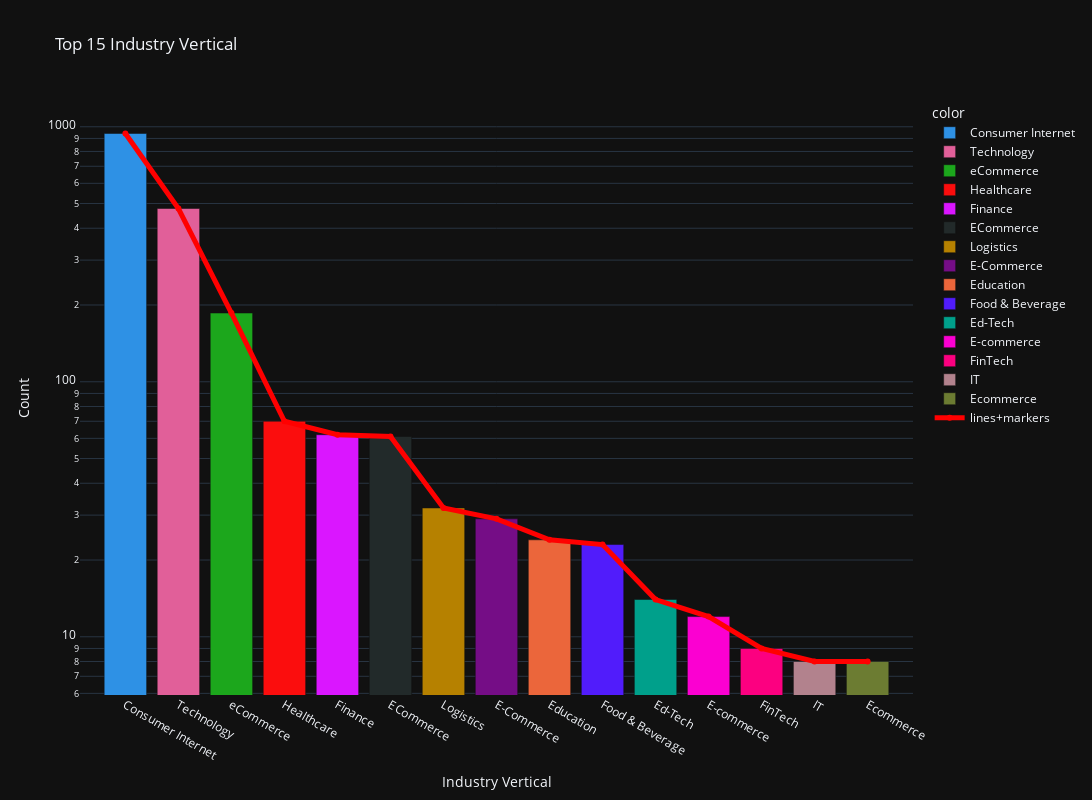

Source (notebook cell):
### Code cell
# bar chart dark theme
for template in ["plotly_dark", "plotly", "plotly_white", "ggplot2", "seaborn", "simple_white", "none"]:
    fig = px.bar(x=top.index, y=top, title="Top 15 Industry Vertical", log_y=True, labels={"x": "Industry Vertical", "y": "Count"}, color=top.index,
             width=1500, height=800, template='plotly_dark',
             color_discrete_sequence=px.colors.qualitative.Dark24)

fig.add_trace(
    go.Scatter(
        x=top.index,
        y=top,
        mode="lines+markers",
        line=dict(color="red", width=5),
        name="lines+markers",
    )
)

### Figure 1 — Plotly figure (JSON) as saved in the notebook; plotly's stock layout.template omitted (floating-point values rounded to 4 significant figures)
{"data": [{"alignmentgroup": "True", "hovertemplate": "color=Consumer Internet<br>Industry Vertical=%{x}<br>Count=%{y}<extra></extra>", "legendgroup": "Consumer Internet", "marker": {"color": "#2E91E5", "pattern": {"shape": ""}}, "name": "Consumer Internet", "offsetgroup": "Consumer Internet", "orientation": "v", "showlegend": true, "textposition": "auto", "type": "bar", "x": ["Consumer Internet"], "xaxis": "x", "y": [941], "yaxis": "y"}, {"alignmentgroup": "True", "hovertemplate": "color=Technology<br>Industry Vertical=%{x}<br>Count=%{y}<extra></extra>", "legendgroup": "Technology", "marker": {"color": "#E15F99", "pattern": {"shape": ""}}, "name": "Technology", "offsetgroup": "Technology", "orientation": "v", "showlegend": true, "textposition": "auto", "type": "bar", "x": ["Technology"], "xaxis": "x", "y": [478], "yaxis": "y"}, {"alignmentgroup": "True", "hovertemplate": "color=eCommerce<br>Industry Vertical=%{x}<br>Count=%{y}<extra></extra>", "legendgroup": "eCommerce", "marker": {"color": "#1CA71C", "pattern": {"shape": ""}}, "name": "eCommerce", "offsetgroup": "eCommerce", "orientation": "v", "showlegend": true, "textposition": "auto", "type": "bar", "x": ["eCommerce"], "xaxis": "x", "y": [186], "yaxis": "y"}, {"alignmentgroup": "True", "hovertemplate": "color=Healthcare<br>Industry Vertical=%{x}<br>Count=%{y}<extra></extra>", "legendgroup": "Healthcare", "marker": {"color": "#FB0D0D", "pattern": {"shape": ""}}, "name": "Healthcare", "offsetgroup": "Healthcare", "orientation": "v", "showlegend": true, "textposition": "auto", "type": "bar", "x": ["Healthcare"], "xaxis": "x", "y": [70], "yaxis": "y"}, {"alignmentgroup": "True", "hovertemplate": "color=Finance<br>Industry Vertical=%{x}<br>Count=%{y}<extra></extra>", "legendgroup": "Finance", "marker": {"color": "#DA16FF", "pattern": {"shape": ""}}, "name": "Finance", "offsetgroup": "Finance", "orientation": "v", "showlegend": true, "textposition": "auto", "type": "bar", "x": ["Finance"], "xaxis": "x", "y": [62], "yaxis": "y"}, {"alignmentgroup": "True", "hovertemplate": "color=ECommerce<br>Industry Vertical=%{x}<br>Count=%{y}<extra></extra>", "legendgroup": "ECommerce", "marker": {"color": "#222A2A", "pattern": {"shape": ""}}, "name": "ECommerce", "offsetgroup": "ECommerce", "orientation": "v", "showlegend": true, "textposition": "auto", "type": "bar", "x": ["ECommerce"], "xaxis": "x", "y": [61], "yaxis": "y"}, {"alignmentgroup": "True", "hovertemplate": "color=Logistics<br>Industry Vertical=%{x}<br>Count=%{y}<extra></extra>", "legendgroup": "Logistics", "marker": {"color": "#B68100", "pattern": {"shape": ""}}, "name": "Logistics", "offsetgroup": "Logistics", "orientation": "v", "showlegend": true, "textposition": "auto", "type": "bar", "x": ["Logistics"], "xaxis": "x", "y": [32], "yaxis": "y"}, {"alignmentgroup": "True", "hovertemplate": "color=E-Commerce<br>Industry Vertical=%{x}<br>Count=%{y}<extra></extra>", "legendgroup": "E-Commerce", "marker": {"color": "#750D86", "pattern": {"shape": ""}}, "name": "E-Commerce", "offsetgroup": "E-Commerce", "orientation": "v", "showlegend": true, "textposition": "auto", "type": "bar", "x": ["E-Commerce"], "xaxis": "x", "y": [29], "yaxis": "y"}, {"alignmentgroup": "True", "hovertemplate": "color=Education<br>Industry Vertical=%{x}<br>Count=%{y}<extra></extra>", "legendgroup": "Education", "marker": {"color": "#EB663B", "pattern": {"shape": ""}}, "name": "Education", "offsetgroup": "Education", "orientation": "v", "showlegend": true, "textposition": "auto", "type": "bar", "x": ["Education"], "xaxis": "x", "y": [24], "yaxis": "y"}, {"alignmentgroup": "True", "hovertemplate": "color=Food & Beverage<br>Industry Vertical=%{x}<br>Count=%{y}<extra></extra>", "legendgroup": "Food & Beverage", "marker": {"color": "#511CFB", "pattern": {"shape": ""}}, "name": "Food & Beverage", "offsetgroup": "Food & Beverage", "orientation": "v", "showlegend": true, "textposition": "auto", "type": "bar", "x": ["Food & Beverage"], "xaxis": "x", "y": [23], "yaxis": "y"}, {"alignmentgroup": "True", "hovertemplate": "color=Ed-Tech<br>Industry Vertical=%{x}<br>Count=%{y}<extra></extra>", "legendgroup": "Ed-Tech", "marker": {"color": "#00A08B", "pattern": {"shape": ""}}, "name": "Ed-Tech", "offsetgroup": "Ed-Tech", "orientation": "v", "showlegend": true, "textposition": "auto", "type": "bar", "x": ["Ed-Tech"], "xaxis": "x", "y": [14], "yaxis": "y"}, {"alignmentgroup": "True", "hovertemplate": "color=E-commerce<br>Industry Vertical=%{x}<br>Count=%{y}<extra></extra>", "legendgroup": "E-commerce", "marker": {"color": "#FB00D1", "pattern": {"shape": ""}}, "name": "E-commerce", "offsetgroup": "E-commerce", "orientation": "v", "showlegend": true, "textposition": "auto", "type": "bar", "x": ["E-commerce"], "xaxis": "x", "y": [12], "yaxis": "y"}, {"alignmentgroup": "True", "hovertemplate": "color=FinTech<br>Industry Vertical=%{x}<br>Count=%{y}<extra></extra>", "legendgroup": "FinTech", "marker": {"color": "#FC0080", "pattern": {"shape": ""}}, "name": "FinTech", "offsetgroup": "FinTech", "orientation": "v", "showlegend": true, "textposition": "auto", "type": "bar", "x": ["FinTech"], "xaxis": "x", "y": [9], "yaxis": "y"}, {"alignmentgroup": "True", "hovertemplate": "color=IT<br>Industry Vertical=%{x}<br>Count=%{y}<extra></extra>", "legendgroup": "IT", "marker": {"color": "#B2828D", "pattern": {"shape": ""}}, "name": "IT", "offsetgroup": "IT", "orientation": "v", "showlegend": true, "textposition": "auto", "type": "bar", "x": ["IT"], "xaxis": "x", "y": [8], "yaxis": "y"}, {"alignmentgroup": "True", "hovertemplate": "color=Ecommerce<br>Industry Vertical=%{x}<br>Count=%{y}<extra></extra>", "legendgroup": "Ecommerce", "marker": {"color": "#6C7C32", "pattern": {"shape": ""}}, "name": "Ecommerce", "offsetgroup": "Ecommerce", "orientation": "v", "showlegend": true, "textposition": "auto", "type": "bar", "x": ["Ecommerce"], "xaxis": "x", "y": [8], "yaxis": "y"}, {"line": {"color": "red", "width": 5}, "mode": "lines+markers", "name": "lines+markers", "type": "scatter", "x": ["Consumer Internet", "Technology", "eCommerce", "Healthcare", "Finance", "ECommerce", "Logistics", "E-Commerce", "Education", "Food & Beverage", "Ed-Tech", "E-commerce", "FinTech", "IT", "Ecommerce"], "y": [941, 478, 186, 70, 62, 61, 32, 29, 24, 23, 14, 12, 9, 8, 8]}], "layout": {"barmode": "relative", "height": 800, "legend": {"title": {"text": "color"}, "tracegroupgap": 0}, "title": {"text": "Top 15 Industry Vertical"}, "width": 1500, "xaxis": {"anchor": "y", "domain": [0, 1], "title": {"text": "Industry Vertical"}}, "yaxis": {"anchor": "x", "domain": [0, 1], "title": {"text": "Count"}, "type": "log"}}}
